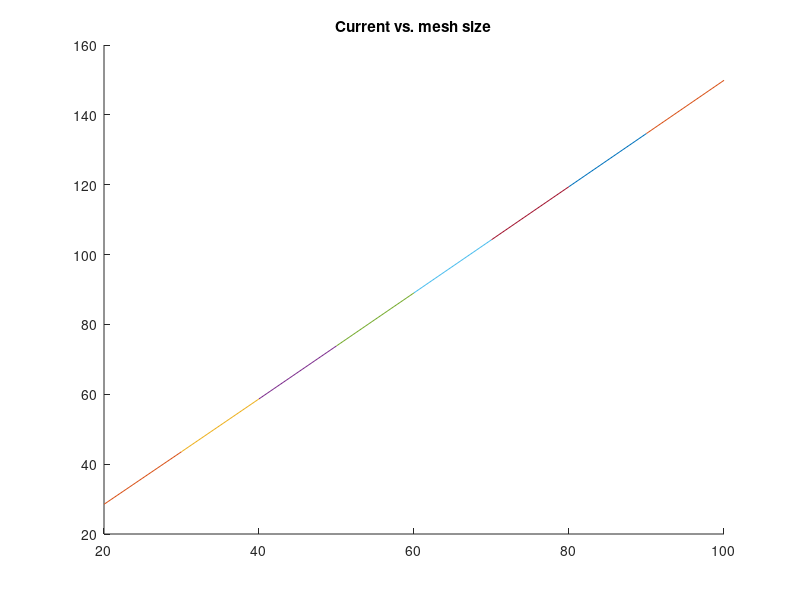

Here is the MATLAB script that generated this plot:
%% Part 2(b)
% In part 2(b), we are investigating the difference between current density
% and various mesh size.

% Reset Everything
close all
clear

% Creating a loop for increasing the mesh size
for a = 20:10:100

    % Setting variables
    ny = a*3/2;         % Width of the region, 3/2 of length
    G = sparse(a*ny);   % Initialize a G matrix
    D = zeros(1, a*ny); % Initialize a matrix for G matrix operation
    S = zeros(ny, a);   % Initialize a matrix for sigma
    sigma1 = 1;         % Setting up parameter of sigma in different region
    sigma2 = 1e-2;
    box = [a*2/5 a*3/5 ny*2/5 ny*3/5];  % Setting up the bottle neck
    
    % Implement the G matrix with the bottle neck condition in the region
    for i = 1:a
        for j = 1:ny
            n = j + (i-1)*ny;
            
            if i == 1
                G(n, :) = 0;
                G(n, n) = 1;
                D(n) = 1;
            elseif i == a
                G(n, :) = 0;
                G(n, n) = 1;
                D(n) = 0;
            elseif j == 1
                if i > box(1) && i < box(2)
                    G(n, n) = -3;
                    G(n, n+1) = sigma2;
                    G(n, n+ny) = sigma2;
                    G(n, n-ny) = sigma2;
                else
                    G(n, n) = -3;
                    G(n, n+1) = sigma1;
                    G(n, n+ny) = sigma1;
                    G(n, n-ny) = sigma1;
                end
            elseif j == ny
                if i > box(1) && i < box(2)
                    G(n, n) = -3;
                    G(n, n+1) = sigma2;
                    G(n, n+ny) = sigma2;
                    G(n, n-ny) = sigma2;
                else
                    G(n, n) = -3;
                    G(n, n+1) = sigma1;
                    G(n, n+ny) = sigma1;
                    G(n, n-ny) = sigma1;
                end
            else
                if i > box(1) && i < box(2) && (j < box(3)||j > box(4))
                    G(n, n) = -4;
                    G(n, n+1) = sigma2;
                    G(n, n-1) = sigma2;
                    G(n, n+ny) = sigma2;
                    G(n, n-ny) = sigma2;
                else
                    G(n, n) = -4;
                    G(n, n+1) = sigma1;
                    G(n, n-1) = sigma1;
                    G(n, n+ny) = sigma1;
                    G(n, n-ny) = sigma1;
                end
            end
        end
    end
    
    % Implement a matrix for sigma
    for L = 1 : a
        for W = 1 : ny
            if L >= box(1) && L <= box(2)
                S(W, L) = sigma2;
            else
                S(W, L) = sigma1;
            end
            if L >= box(1) && L <= box(2) && W >= box(3) && W <= box(4)
                S(W, L) = sigma1;
            end
        end
    end
    
    % Calculating the voltage
    V = G\D';
    
    % Inverting the G matrix
    X = zeros(ny, a, 1);
    for i = 1:a
        for j = 1:ny
            n = j + (i-1)*ny;
            X(j,i) = V(n);
        end
    end
    
    % Calculating the electric field from voltage
    [Ex, Ey] = gradient(X);
    
    % Calculating the current density
    Jx = S.*Ex;
    Jy = S.*Ey;
    J = sqrt(Jx.^2 + Jy.^2);
    
    % Creating plot for comparing current density with various mesh size
    figure(1)
    hold on
    if a == 20
        Cy = sum(J, 1);                 
        C = sum(Cy);
        previousC = C;
        plot([a, a], [previousC, C])
    end
    if a > 20
        previousC = C;
        Cy = sum(J, 2);
        C = sum(Cy);
        plot([a-10, a], [previousC, C])
    end
    title("Current vs. mesh size")

end

%% Discussion
% The current density will increase proportional to the increasing mesh
% size.